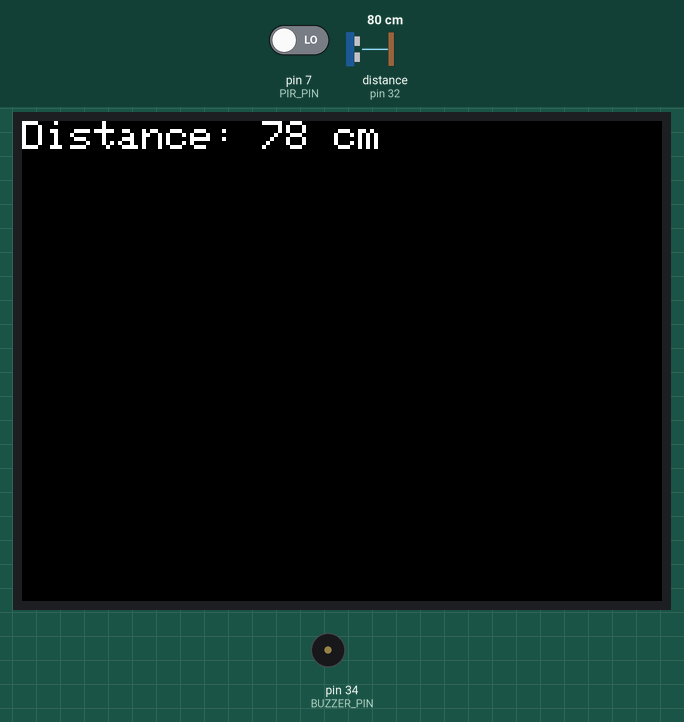
This sketch was run on a simulated Arduino Mega 2560, built with avr-gcc and run on an emulated ATmega2560. Parts: 320×240 colour display, buzzer (waves = sounding). Wiring (from diagram.json): ultrasonic range finder: trigger pin 30; echo pin 32. The test bench sets the inputs (shaded band); at power-on: pin 7 (PIR_PIN) LOW, distance to the obstacle (sensor on pin 32) 80 cm. The echo pulse lasts 58.3 µs per cm.

Above: at 1.4 s.
1.5 s: pin 7 (PIR_PIN) driven HIGH
At 2.4 s:
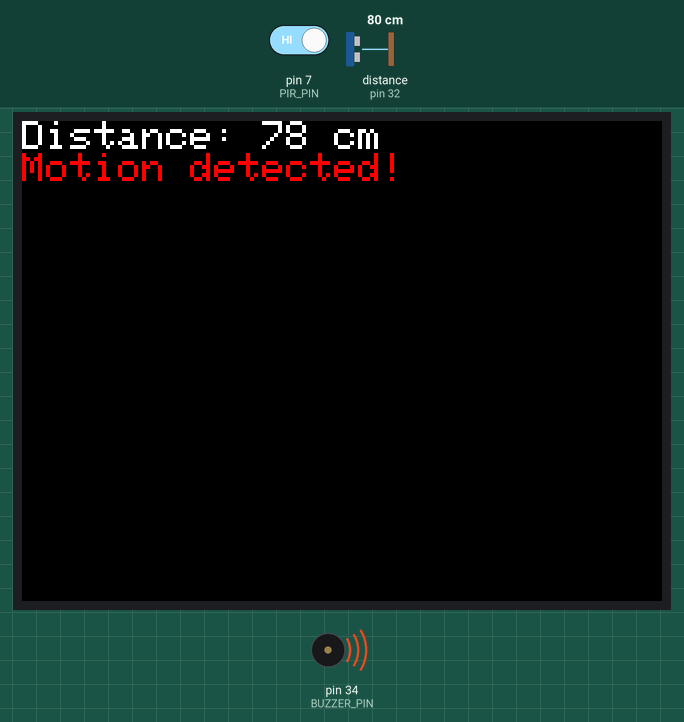
4.1 s: distance to the obstacle (sensor on pin 32) set to 2 cm
At 4.8 s:
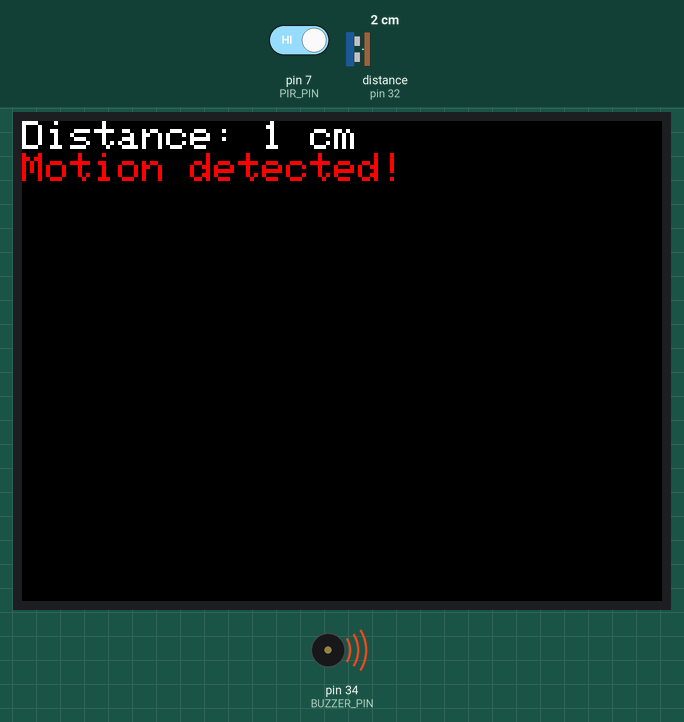
5.9 s: distance to the obstacle (sensor on pin 32) set to 4 cm
7.6 s: pin 7 (PIR_PIN) driven LOW
At 8.2 s:
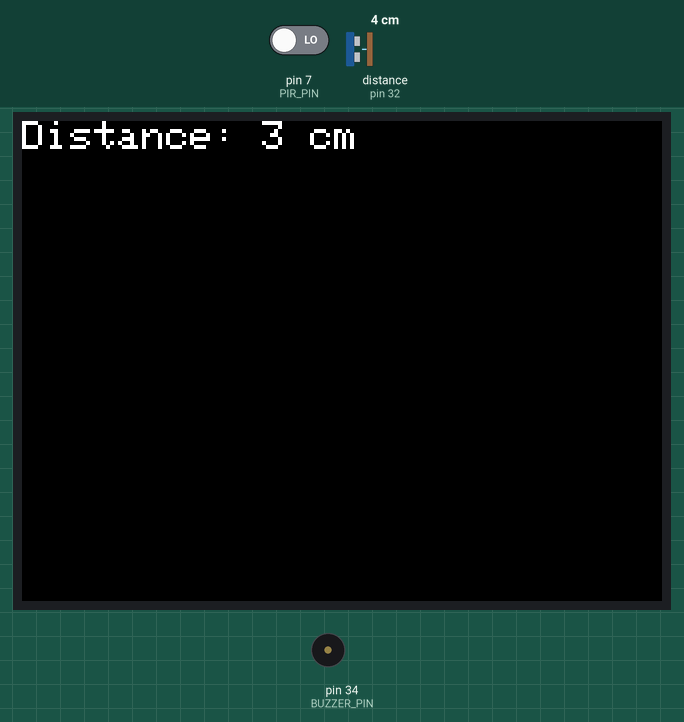
9.3 s: distance to the obstacle (sensor on pin 32) set to 9 cm
Timing chart, 0 to 12.1 s (numbered marks = the images above; inputs shaded):
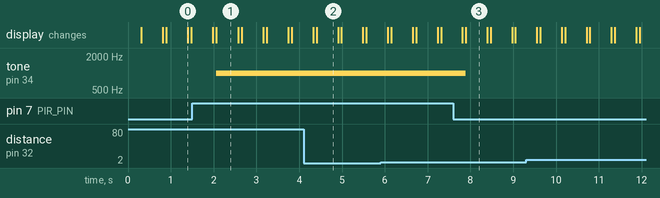

Measured:
- after the input at 1.5 s, tone on pin 34 (BUZZER_PIN): silent → 1000 Hz after 0.57 s; the display: first differs from a run without the input after 0.57 s (image 1)
- after the input at 4.1 s, the display: first differs from a run without the input after 0.31 s (image 2)
- after the input at 7.6 s, tone on pin 34 (BUZZER_PIN): 1000 Hz → silent after 0.29 s; the display: first differs from a run without the input after 0.29 s (image 3)
- what the display in image 0 shows lasts 0.5 s, from 0.9 s to 1.4 s

The sketch:

sketch.ino
```cpp
#include "SPI.h"
#include "Adafruit_GFX.h"
#include "Adafruit_ILI9341.h"

// Pin definitions for the TFT display
#define TFT_CS   A3  // Chip Select
#define TFT_DC   A2  // Data/Command
// Note: The RST pin is not used in this example. If your TFT has a RST pin, you can connect it to a digital pin and define it here.

// Initialize the Adafruit_ILI9341
Adafruit_ILI9341 tft = Adafruit_ILI9341(TFT_CS, TFT_DC);

// Define pins for the Ultrasonic Sensor
#define TRIGGER_PIN  30
#define ECHO_PIN     32

// Define pin for the Buzzer
#define BUZZER_PIN   34

// Define pin for the PIR motion sensor
#define PIR_PIN  7  // Connect PIR OUT pin to pin 7 on the Arduino

// Color definitions
#define BLACK   0x0000
#define RED     0xF800
#define GREEN   0x07E0
#define BLUE    0x001F
#define WHITE   0xFFFF

void setup() {
  // Initialize serial communication at 9600 bits per second:
  Serial.begin(9600);

  // TFT setup
  tft.begin();
  tft.setRotation(1); // Landscape mode
  tft.fillScreen(BLACK); // Clear the screen

  // Setup for Ultrasonic Sensor
  pinMode(TRIGGER_PIN, OUTPUT);
  pinMode(ECHO_PIN, INPUT);

  // Setup for Buzzer
  pinMode(BUZZER_PIN, OUTPUT);

  // Setup for PIR Motion Sensor
  pinMode(PIR_PIN, INPUT);
}

void loop() {
  // Ultrasonic sensor distance measurement
  digitalWrite(TRIGGER_PIN, LOW);
  delayMicroseconds(2);
  digitalWrite(TRIGGER_PIN, HIGH);
  delayMicroseconds(10);
  digitalWrite(TRIGGER_PIN, LOW);
  long duration = pulseIn(ECHO_PIN, HIGH);
  int distance = duration * 0.034 / 2;

  // Display distance on the TFT
  tft.fillScreen(BLACK);
  tft.setCursor(0, 0);
  tft.setTextColor(WHITE); tft.setTextSize(2);
  tft.print("Distance: ");
  tft.print(distance);
  tft.println(" cm");

  // Check for motion detected by the PIR sensor
  int motionDetected = digitalRead(PIR_PIN);
  if (motionDetected == HIGH) {
    tft.setTextColor(RED); tft.setTextSize(2);
    tft.println("Motion detected!");
    tone(BUZZER_PIN, 1000); // Sound the buzzer
  } else {
    noTone(BUZZER_PIN); // Stop the buzzer if no motion
  }

  delay(500); // Delay a half second before repeating the loop
}
```
